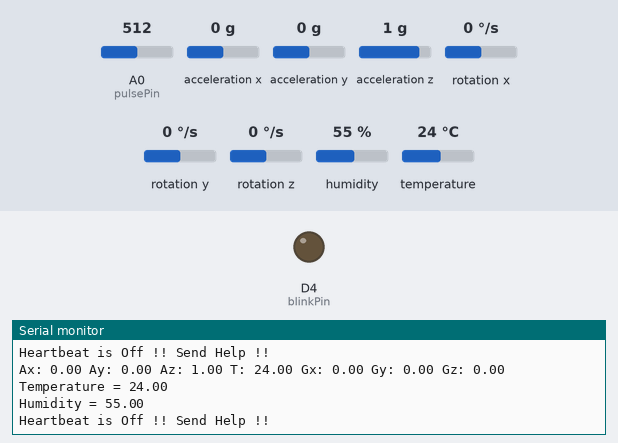
This sketch was run on a simulated ESP8266 (NodeMCU). Parts: output pins drawn as LEDs (lit = HIGH), the last lines printed to the serial monitor. Wiring (inferred from the names in the program): MPU-6050 motion sensor at I2C address 0x68. The test bench sets the inputs (shaded band); at power-on: humidity 55 %, A0 (pulsePin) = 512, acceleration x 0 g, acceleration y 0 g, acceleration z 1 g, rotation x 0 °/s, rotation y 0 °/s, rotation z 0 °/s, temperature 24 °C. WiFi joins after 1.5 s; servers stay silent unless stated.

Above: at 5.5 s.
5.6 s: humidity set to 59 %
At 6.9 s:
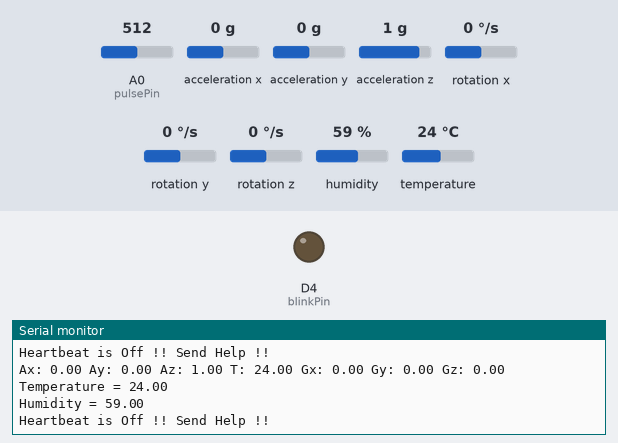
7.1 s: humidity set to 62 %
At 9.3 s:
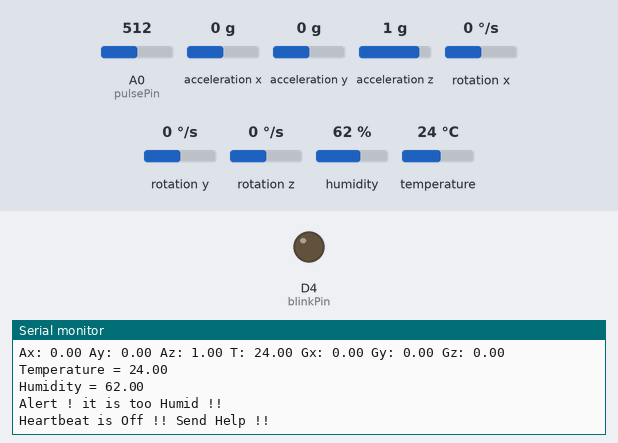
Timing chart, 0 to 10.8 s (numbered marks = the images above; inputs shaded):
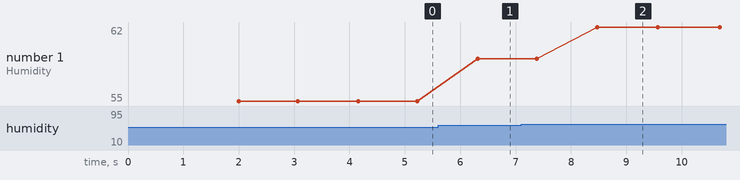

Measured:
- after the input at 5.6 s, the serial monitor: prints a new line after 0.72 s (image 1)
- after the input at 7.1 s, the serial monitor: prints a new line after 1.4 s (image 2)
- plotted number 1: 55 → 59 after the input at 5.6 s, 59 → 62 after the input at 7.1 s

The sketch:

main.ino
```cpp
#define BLYNK_PRINT Serial
#include<BlynkSimpleEsp8266.h>
#include <SPI.h>
#include "DHT.h"
#define DHTTYPE DHT11


#define DHT11_PIN 2
DHT dht(DHT11_PIN, DHTTYPE);

char auth[] = "_kBZI7Mv7jIWAjcGRf4x21I2BNCAIO41";
char ssid[] = "KK";
char pass[] = "abcdefgh";

//ORIENT
#include <Wire.h>


//PULSE
#include <Ticker.h>
#include <ESP8266WiFi.h>
#define pulsePin A0   //Analog input pin Number on ESP8266
#define blinkPin 2    //Led On Chip


//ORIENT
// MPU6050 Slave Device Address
const uint8_t MPU6050SlaveAddress = 0x68;

// Select SDA and SCL pins for I2C communication
const uint8_t scl = D6;
const uint8_t sda = D7;

// sensitivity scale factor respective to full scale setting provided in datasheet
const uint16_t AccelScaleFactor = 16384;
const uint16_t GyroScaleFactor = 131;

// MPU6050 few configuration register addresses
const uint8_t MPU6050_REGISTER_SMPLRT_DIV   =  0x19;
const uint8_t MPU6050_REGISTER_USER_CTRL    =  0x6A;
const uint8_t MPU6050_REGISTER_PWR_MGMT_1   =  0x6B;
const uint8_t MPU6050_REGISTER_PWR_MGMT_2   =  0x6C;
const uint8_t MPU6050_REGISTER_CONFIG       =  0x1A;
const uint8_t MPU6050_REGISTER_GYRO_CONFIG  =  0x1B;
const uint8_t MPU6050_REGISTER_ACCEL_CONFIG =  0x1C;
const uint8_t MPU6050_REGISTER_FIFO_EN      =  0x23;
const uint8_t MPU6050_REGISTER_INT_ENABLE   =  0x38;
const uint8_t MPU6050_REGISTER_ACCEL_XOUT_H =  0x3B;
const uint8_t MPU6050_REGISTER_SIGNAL_PATH_RESET  = 0x68;

int16_t AccelX, AccelY, AccelZ, Temperature, GyroX, GyroY, GyroZ;


//PULSE
//LOOP VARIABLES
////////////////
volatile int BPM;                   // int that holds raw Analog in 0. updated every 2mS
volatile int Signal;                // holds the incoming raw data
volatile int IBI = 600;             // int that holds the time interval between beats! Must be seeded!
volatile boolean Pulse = false;     // "True" when User's live heartbeat is detected. "False" when not a "live beat".
volatile boolean QS = false;        // becomes true when Arduoino finds a beat.


//////////////////////
//INTERRRUPTS VARIABLE
//////////////////////
Ticker flipper;
volatile int rate[10];                        // array to hold last ten IBI values
volatile unsigned long sampleCounter = 0;     // used to determine pulse timing
volatile unsigned long lastBeatTime = 0;      // used to find IBI
volatile unsigned long current;
volatile int P = 512;                         // used to find peak in pulse wave, seeded
volatile int T = 512;                         // used to find trough in pulse wave, seeded
volatile int thresh = 560;                    // used to find instant moment of heart beat, seeded 530du
volatile int amp = 0;                         // used to hold amplitude of pulse waveform, seeded
volatile boolean firstBeat = true;            // used to seed rate array so we startup with reasonable BPM
volatile boolean secondBeat = false;          // used to seed rate array so we startup with reasonable BPM
volatile unsigned long lastMillis = 0;        // used to determine pulse timing
volatile float tempSignal=0;

volatile int msTime = 0;


BlynkTimer timer;

void setup() {
  Serial.begin(9600);
  Blynk.begin(auth, ssid, pass);

  //ORIENT
  Wire.begin(sda, scl);
  MPU6050_Init();


  //PULSE
  pinMode(blinkPin,OUTPUT);                 // pin that will blink to your heartbeat!                    // we agree to talk fast!
  delay(2);

  interruptSetup();                          // sets up to read Pulse Sensor signal every 2mS
  lastMillis=millis();

}

void loop() {
  Blynk.run();
  timer.run();

  //ORIENT
  double Ax, Ay, Az, T, Gx, Gy, Gz;

  Read_RawValue(MPU6050SlaveAddress, MPU6050_REGISTER_ACCEL_XOUT_H);

  //divide each with their sensitivity scale factor
  Ax = (double)AccelX/AccelScaleFactor;
  Ay = (double)AccelY/AccelScaleFactor;
  Az = (double)AccelZ/AccelScaleFactor;
  T = (double)Temperature/340+36.53; //temperature formula
  Gx = (double)GyroX/GyroScaleFactor;
  Gy = (double)GyroY/GyroScaleFactor;
  Gz = (double)GyroZ/GyroScaleFactor;

  Serial.print("Ax: "); Serial.print(Ax);
  Serial.print(" Ay: "); Serial.print(Ay);
  Serial.print(" Az: "); Serial.print(Az);
  Serial.print(" T: "); Serial.print(T);
  Serial.print(" Gx: "); Serial.print(Gx);
  Serial.print(" Gy: "); Serial.print(Gy);
  Serial.print(" Gz: "); Serial.println(Gz);
   Serial.print("\n");

   Blynk.virtualWrite(V1,T);
   Blynk.virtualWrite(V2,Gx);
   Blynk.virtualWrite(V5,Gy);
   Blynk.virtualWrite(V6,Gz);


  //PULSE
  if (QS == true) {    // A Heartbeat Was Found
        // BPM and IBI have been Determined
        // Quantified Self "QS" true when arduino finds a heartbeat
        serialOutputWhenBeatHappens();         // A Beat Happened, Output that to serial.
        Blynk.virtualWrite(V0,BPM);
        QS = false;                            // reset the Quantified Self flag for next time
    }

   Serial.print("Temperature = ");
  Serial.println(dht.readTemperature());
  Serial.print("Humidity = ");
  Serial.println(dht.readHumidity());
  Blynk.virtualWrite(V3,dht.readHumidity());
  Blynk.virtualWrite(V4,dht.readTemperature());

  if(dht.readHumidity() > 60)
  {
    Blynk.notify("Alert ! it is too Humid !!");
    Serial.println("Alert ! it is too Humid !!");
  }

  if(BPM < 50 || BPM >200)
  {
    Blynk.notify("Heartbeat is Off !! Send Help !!");
    Serial.println("Heartbeat is Off !! Send Help !!");
  }

  delay(1000);
}


//ORIENT
void I2C_Write(uint8_t deviceAddress, uint8_t regAddress, uint8_t data){
  Wire.beginTransmission(deviceAddress);
  Wire.write(regAddress);
  Wire.write(data);
  Wire.endTransmission();
}

// read all 14 register
void Read_RawValue(uint8_t deviceAddress, uint8_t regAddress){
  Wire.beginTransmission(deviceAddress);
  Wire.write(regAddress);
  Wire.endTransmission();
  Wire.requestFrom(deviceAddress, (uint8_t)14);
  AccelX = (((int16_t)Wire.read()<<8) | Wire.read());
  AccelY = (((int16_t)Wire.read()<<8) | Wire.read());
  AccelZ = (((int16_t)Wire.read()<<8) | Wire.read());
  Temperature = (((int16_t)Wire.read()<<8) | Wire.read());
  GyroX = (((int16_t)Wire.read()<<8) | Wire.read());
  GyroY = (((int16_t)Wire.read()<<8) | Wire.read());
  GyroZ = (((int16_t)Wire.read()<<8) | Wire.read());
}

//configure MPU6050
void MPU6050_Init(){
  delay(150);
  I2C_Write(MPU6050SlaveAddress, MPU6050_REGISTER_SMPLRT_DIV, 0x07);
  I2C_Write(MPU6050SlaveAddress, MPU6050_REGISTER_PWR_MGMT_1, 0x01);
  I2C_Write(MPU6050SlaveAddress, MPU6050_REGISTER_PWR_MGMT_2, 0x00);
  I2C_Write(MPU6050SlaveAddress, MPU6050_REGISTER_CONFIG, 0x00);
  I2C_Write(MPU6050SlaveAddress, MPU6050_REGISTER_GYRO_CONFIG, 0x00);//set +/-250 degree/second full scale
  I2C_Write(MPU6050SlaveAddress, MPU6050_REGISTER_ACCEL_CONFIG, 0x00);// set +/- 2g full scale
  I2C_Write(MPU6050SlaveAddress, MPU6050_REGISTER_FIFO_EN, 0x00);
  I2C_Write(MPU6050SlaveAddress, MPU6050_REGISTER_INT_ENABLE, 0x01);
  I2C_Write(MPU6050SlaveAddress, MPU6050_REGISTER_SIGNAL_PATH_RESET, 0x00);
  I2C_Write(MPU6050SlaveAddress, MPU6050_REGISTER_USER_CTRL, 0x00);
}


//PULSE

//  Decides How To OutPut BPM and IBI Data
void serialOutputWhenBeatHappens() {
    sendDataToSerial('B',BPM);                 // send heart rate with a 'B' prefix
    sendDataToSerial('Q',IBI);                 // send time between beats with a 'Q' prefix
}

void sendDataToSerial(char symbol, int data ) {
    Serial.print(symbol);
    Serial.println(data);
}

void interruptSetup() {
// Initializes Ticker to have flipper run the ISR to sample every 2mS as per original Sketch.
    flipper.attach_ms(2, ISRTr);
}

void ISRTr() {
    noInterrupts();                            // disable interrupts while we do this

    Signal = analogRead(pulsePin);             // read the Pulse Sensor
    current=millis();
    int difference = current-lastMillis;
    lastMillis=current;
    sampleCounter += difference;               // keep track of the time in mS with this variable
    msTime+=difference;
    int N = sampleCounter - lastBeatTime;      // monitor the time since the last beat to avoid noise

    //  find the peak and trough of the pulse wave
    if(Signal < thresh && N > (IBI/5)*3) {     // avoid dichrotic noise by waiting 3/5 of last IBI
        if (Signal < T) {                      // T is the trough
            T = Signal;                        // keep track of lowest point in pulse wave
        }
    }

    if(Signal > thresh && Signal > P) {        // thresh condition helps avoid noise
        P = Signal;                            // P is the peak
    }                                          // keep track of highest point in pulse wave

    //  NOW IT'S TIME TO LOOK FOR THE HEART BEAT
    // signal surges up in value every time there is a pulse
    if (N > 250) {                                   // avoid high frequency noise
        if ( (Signal > thresh) && (Pulse == false) && (N > (IBI/5)*3) ) {
            Pulse = true;                            // set the Pulse flag when we think there is a pulse
            digitalWrite(blinkPin,LOW);              // turn on pin 13 LED
            IBI = sampleCounter - lastBeatTime;      // measure time between beats in mS
            lastBeatTime = sampleCounter;            // keep track of time for next pulse

            if(secondBeat) {                         // if this is the second beat, if secondBeat == TRUE
                secondBeat = false;                  // clear secondBeat flag
                for(int i=0; i<=9; i++) {            // seed the running total to get a realisitic BPM at startup
                    rate[i] = IBI;
                }
            }

            if(firstBeat) {                          // if it's the first time we found a beat, if firstBeat == TRUE
                firstBeat = false;                   // clear firstBeat flag
                secondBeat = true;                   // set the second beat flag
                interrupts();                        // enable interrupts again
                return;                              // IBI value is unreliable so discard it
            }


            // keep a running total of the last 10 IBI values
            word runningTotal = 0;                   // clear the runningTotal variable

            for(int i=0; i<=8; i++) {                // shift data in the rate array
                rate[i] = rate[i+1];                 // and drop the oldest IBI value
                runningTotal += rate[i];             // add up the 9 oldest IBI values
            }

            rate[9] = IBI;                           // add the latest IBI to the rate array
            runningTotal += rate[9];                 // add the latest IBI to runningTotal
            runningTotal /= 10;                      // average the last 10 IBI values
            BPM = 60000/runningTotal;                // how many beats can fit into a minute? that's BPM!
            QS = true;                               // set Quantified Self flag
            // QS FLAG IS NOT CLEARED INSIDE THIS ISR
        }
    }

    if (Signal < thresh && Pulse == true) {  // when the values are going down, the beat is over

        digitalWrite(blinkPin,HIGH);           // turn off pin 13 LED
        Pulse = false;                         // reset the Pulse flag so we can do it again
        amp = P - T;                           // get amplitude of the pulse wave
        thresh = amp/2 + T;                    // set thresh at 50% of the amplitude
        P = thresh;                            // reset these for next time
        T = thresh;
    }

    if (N > 2500) {                            // if 2.5 seconds go by without a beat
        thresh = 530;                          // set thresh default
        P = 512;                               // set P default
        T = 512;                               // set T default
        lastBeatTime = sampleCounter;          // bring the lastBeatTime up to date
        firstBeat = true;                      // set these to avoid noise
        secondBeat = false;                    // when we get the heartbeat back
        BPM=0;
    }
    interrupts();                              // enable interrupts when youre done!
}
```
